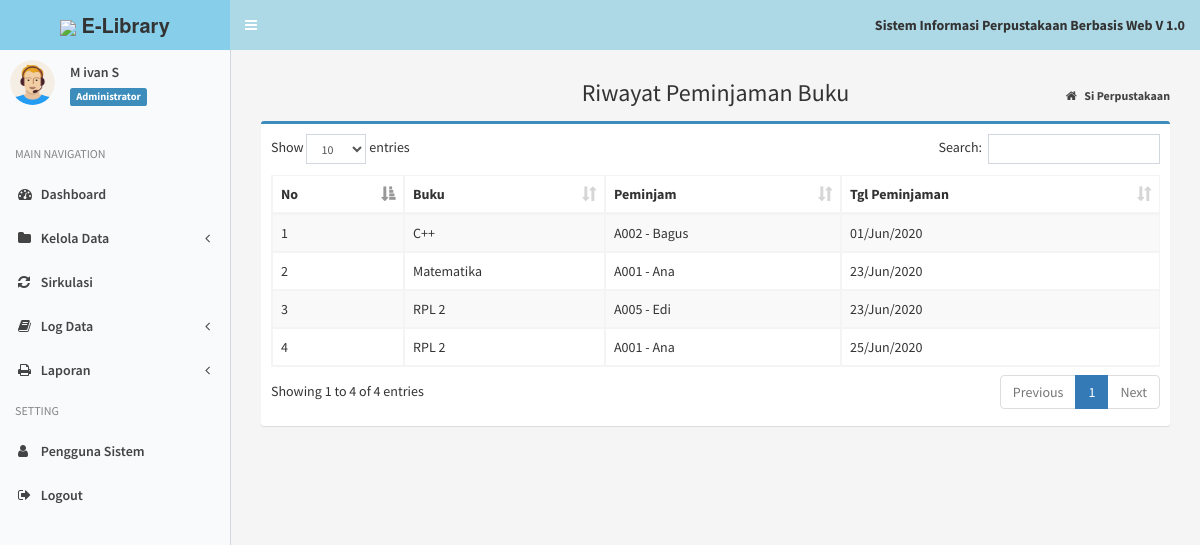
The app's page /index.php?page=log_pinjam (signed in) with its own data.
### tables this page shows
CREATE TABLE `log_pinjam` (
  `id_log` int(11) NOT NULL,
  `id_buku` varchar(10) NOT NULL,
  `id_anggota` varchar(10) NOT NULL,
  `tgl_pinjam` date NOT NULL
);

CREATE TABLE `tb_buku` (
  `id_buku` varchar(10) NOT NULL,
  `judul_buku` varchar(30) NOT NULL,
  `pengarang` varchar(30) NOT NULL,
  `penerbit` varchar(30) NOT NULL,
  `th_terbit` year(4) NOT NULL
);

CREATE TABLE `tb_anggota` (
  `id_anggota` varchar(10) NOT NULL,
  `nama` varchar(20) NOT NULL,
  `jekel` enum('Laki-laki','Perempuan') NOT NULL,
  `kelas` varchar(50) NOT NULL,
  `no_hp` varchar(15) NOT NULL
);

### admin/log/log_pinjam.php (the view)
<section class="content-header">
	<h1 style="text-align:center;">
		Riwayat Peminjaman Buku
	</h1>
	<ol class="breadcrumb">
		<li>
			<a href="index.php">
				<i class="fa fa-home"></i>
				<b>Si Perpustakaan</b>
			</a>
		</li>
	</ol>
</section>
<section class="content">
	<div class="box box-primary">
		<div class="box-body">
			<div class="table-responsive">
				<table id="example1" class="table table-bordered table-striped">
					<thead>
						<tr>
							<th>No</th>
							<th>Buku</th>
							<th>Peminjam</th>
							<th>Tgl Peminjaman</th>
						</tr>
					</thead>
					<tbody>
						<?php
                  $no = 1;
                  $sql = $koneksi->query("SELECT b.judul_buku, a.id_anggota, a.nama, l.tgl_pinjam
                  from log_pinjam l inner join tb_buku b on l.id_buku=b.id_buku
				  inner join tb_anggota a on l.id_anggota=a.id_anggota order by tgl_pinjam asc");
                  while ($data= $sql->fetch_assoc()) {
                ?>
						<tr>
							<td>
								<?php echo $no++; ?>
							</td>
							<td>
								<?php echo $data['judul_buku']; ?>
							</td>
							<td>
								<?php echo $data['id_anggota']; ?>
								-
								<?php echo $data['nama']; ?>
							</td>
							<td>
								<?php  $tgl = $data['tgl_pinjam']; echo date("d/M/Y", strtotime($tgl))?>
							</td>
						</tr>
						<?php
                  }
                ?>
					</tbody>
				</table>
			</div>
		</div>
	</div>
</section>

### records on screen
log_pinjam: id_buku.judul_buku "C++", id_anggota.id_anggota "A002", id_anggota.nama "Bagus", tgl_pinjam "01/Jun/2020"
log_pinjam: id_buku.judul_buku "Matematika", id_anggota.id_anggota "A001", id_anggota.nama "Ana", tgl_pinjam "23/Jun/2020"
log_pinjam: id_buku.judul_buku "RPL 2", id_anggota.id_anggota "A005", id_anggota.nama "Edi", tgl_pinjam "23/Jun/2020"
log_pinjam: id_buku.judul_buku "RPL 2", id_anggota.id_anggota "A001", id_anggota.nama "Ana", tgl_pinjam "25/Jun/2020"

### other values on screen
$data_nama "M ivan S"
$data_level "Administrator"
